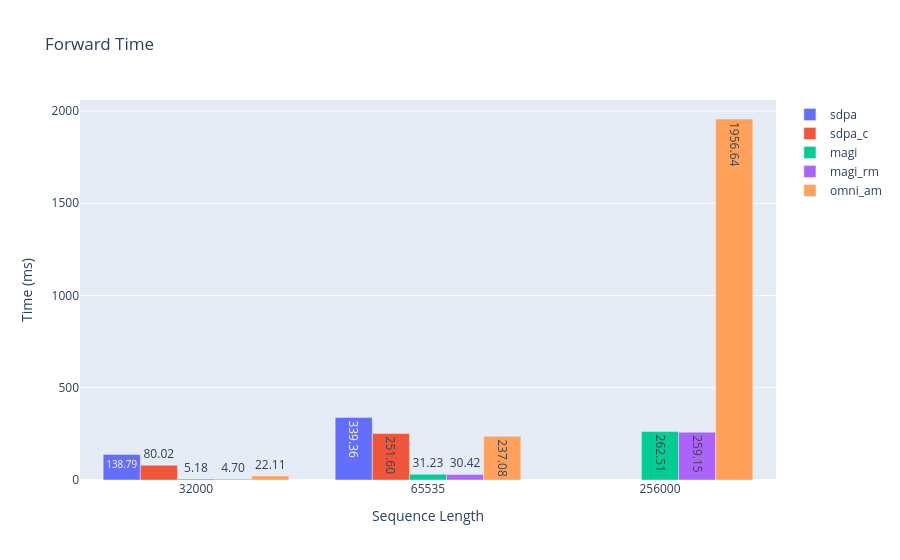

The cell this chart's notebook holds for it:
### Code cell
fig = go.Figure()

y = [fwd_times[k]["sdpa"] for k in fwd_times if "sdpa" in fwd_times[k]]
yt = [f"{yy:0.2f}" for yy in y if yy]
fig.add_trace(go.Bar(x=list(fwd_times.keys()), y=y, text=yt, name="sdpa", showlegend=True))

y = [fwd_times[k]["sdpa_c"] for k in fwd_times if "sdpa_c" in fwd_times[k]]
yt = [f"{yy:0.2f}" for yy in y if yy]
fig.add_trace(go.Bar(x=list(fwd_times.keys()), y=y, text=yt, name="sdpa_c", showlegend=True))

y = [fwd_times[k]["magi"] for k in fwd_times if "magi" in fwd_times[k]]
yt = [f"{yy:0.2f}" for yy in y if yy]
fig.add_trace(go.Bar(x=list(fwd_times.keys()), y=y, text=yt, name="magi", showlegend=True))

y = [fwd_times[k]["magi_rm"] for k in fwd_times if "magi_rm" in fwd_times[k]]
yt = [f"{yy:0.2f}" for yy in y if yy]
fig.add_trace(go.Bar(x=list(fwd_times.keys()), y=y, text=yt, name="magi_rm", showlegend=True))

y = [fwd_times[k]["omni_am"] for k in fwd_times if "omni_am" in fwd_times[k]]
yt = [f"{yy:0.2f}" for yy in y if yy]
fig.add_trace(go.Bar(x=list(fwd_times.keys()), y=y, text=yt, name="omni_am", showlegend=True))

fig.update_layout(title="Forward Time", xaxis_title="Sequence Length", yaxis_title="Time (ms)")
fig.show()

### Figure 1 — Plotly figure (JSON) as saved in the notebook; plotly's stock layout.template omitted (floating-point values rounded to 4 significant figures)
{"data": [{"name": "sdpa", "showlegend": true, "text": ["138.79", "339.36"], "type": "bar", "x": ["32000", "65535", "256000", "1024000"], "y": [138.8, 339.4, null]}, {"name": "sdpa_c", "showlegend": true, "text": ["80.02", "251.60"], "type": "bar", "x": ["32000", "65535", "256000", "1024000"], "y": [80.02, 251.6, null]}, {"name": "magi", "showlegend": true, "text": ["5.18", "31.23", "262.51"], "type": "bar", "x": ["32000", "65535", "256000", "1024000"], "y": [5.179, 31.23, 262.5]}, {"name": "magi_rm", "showlegend": true, "text": ["4.70", "30.42", "259.15"], "type": "bar", "x": ["32000", "65535", "256000", "1024000"], "y": [4.703, 30.42, 259.1]}, {"name": "omni_am", "showlegend": true, "text": ["22.11", "237.08", "1956.64"], "type": "bar", "x": ["32000", "65535", "256000", "1024000"], "y": [22.11, 237.1, 1957.0]}], "layout": {"title": {"text": "Forward Time"}, "xaxis": {"title": {"text": "Sequence Length"}}, "yaxis": {"title": {"text": "Time (ms)"}}}}
